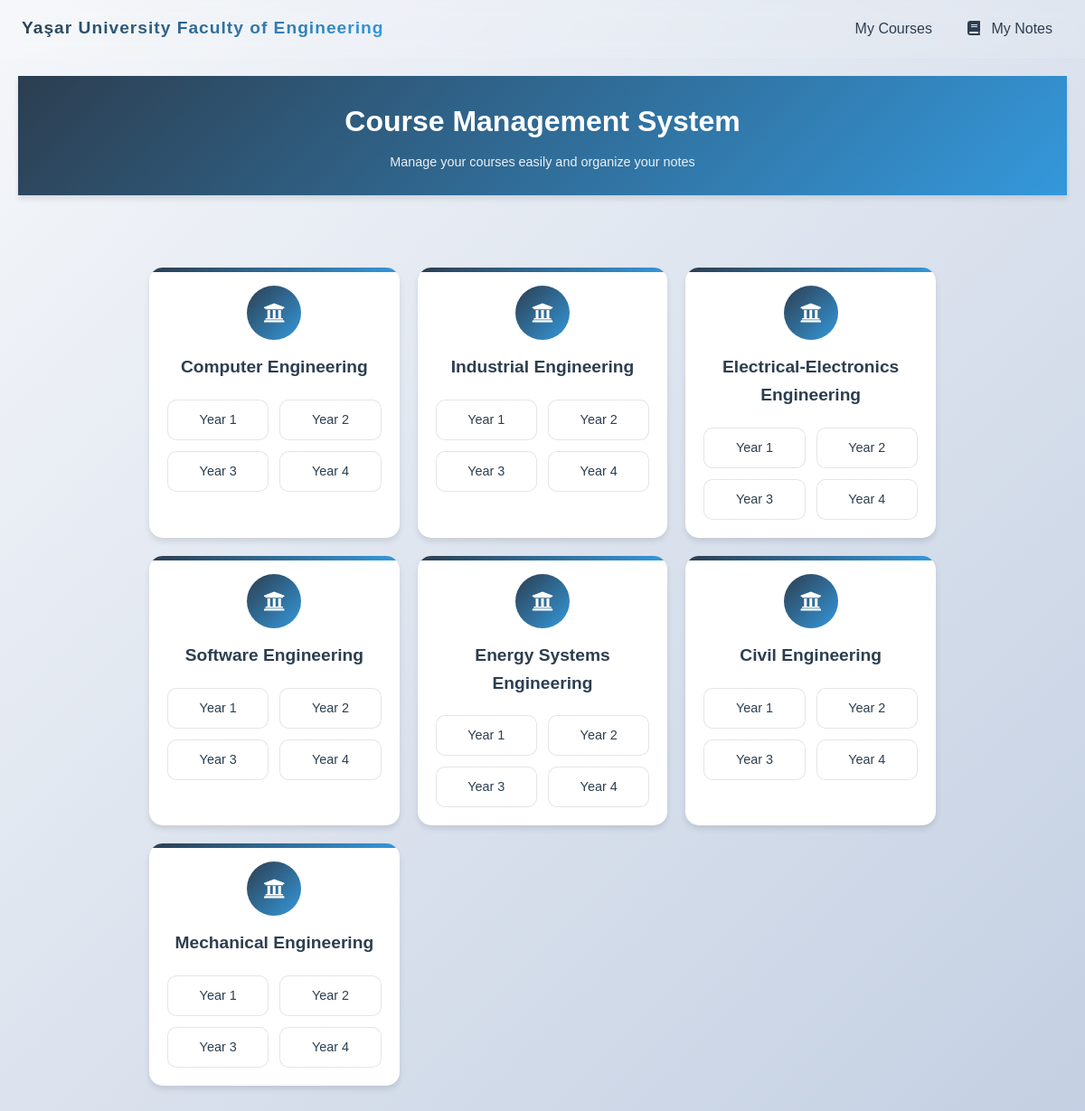
The page / on the database its author committed.
### app.py (models this page shows)
class Department(db.Model):
    id = db.Column(db.Integer, primary_key=True)
    name = db.Column(db.String(100), nullable=False)
    courses = db.relationship('Course', backref='department', lazy=True)

### app.py (the view)
@app.route('/')
def index():
    departments = Department.query.all()
    return render_template('index.html', departments=departments)

### templates/index.html (shortened to what this page needs)
{% extends "base.html" %}
{% block content %}
<div class="top-banner">
    <h1>Course Management System</h1>
    <p>Manage your courses easily and organize your notes</p>
</div>
<div class="container">
    <div class="department-selection">
        <div class="department-grid">
            {% for department in departments %}
            <div class="department-card">
                <div class="department-icon">
                    <i class="fas fa-university"></i>
                </div>
                <h2 class="department-name">{{ department.name }}</h2>
                <div class="year-buttons">
                    {% for year in range(1, 5) %}
                    <a href="{{ url_for('courses', dept_id=department.id, year=year) }}"
                       class="year-button">
                        Year {{ year }}
                    </a>
                    {% endfor %}
                </div>
            </div>
            {% endfor %}
        </div>
    </div>
</div>
<link rel="stylesheet" href="https://cdnjs.cloudflare.com/ajax/libs/font-awesome/5.15.4/css/all.min.css">
{% endblock %}

### templates/base.html (shortened to what this page needs)
<!DOCTYPE html>
<html lang="en">
<head>
    <link rel="stylesheet" href="{{ url_for('static', filename='css/style.css') }}">
    <link rel="stylesheet" href="https://cdnjs.cloudflare.com/ajax/libs/font-awesome/6.5.1/css/all.min.css">
</head>
<body>
    <nav class="navbar">
        <div class="nav-brand">
            <a href="{{ url_for('index') }}">Yaşar University Faculty of Engineering</a>
        </div>
        <div class="nav-links">
            <a href="{{ url_for('current_courses') }}" class="nav-link">My Courses</a>
            <a href="{{ url_for('all_notes') }}" class="nav-link">
                <i class="fas fa-book"></i> My Notes
            </a>
        </div>
    </nav>
    <div class="container">
        {% block content %}{% endblock %}
    </div>
</body>
</html>

### static/css/style.css (style rules this page uses)
:root { --primary-color: #2c3e50; --secondary-color: #3498db; --accent-color: #e74c3c; --success-color: #2ecc71; --warning-color: #f1c40f; --text-color: #2c3e50; --light-gray: #ecf0f1; --dark-gray: #95a5a6; --white: #ffffff; --gradient-primary: linear-gradient(135deg, #2c3e50, #3498db); --gradient-secondary: linear-gradient(135deg, #e74c3c, #f1c40f); --gradient-success: linear-gradient(135deg, #2ecc71, #27ae60); --gradient-warning: linear-gradient(135deg, #f1c40f, #f39c12); --shadow: 0 4px 6px rgba(0, 0, 0, 0.1); --shadow-hover: 0 8px 15px rgba(0, 0, 0, 0.2); --transition: all 0.3s cubic-bezier(0.4, 0, 0.2, 1); --border-radius: 15px; }
* { margin: 0; padding: 0; box-sizing: border-box; }
body { font-family: 'Poppins', sans-serif; line-height: 1.6; background: linear-gradient(135deg, #f5f7fa 0%, #c3cfe2 100%); min-height: 100vh; color: var(--text-color); overflow-x: hidden; }
.container { max-width: 900px; margin: 0 auto; padding: 15px; }
.top-banner { background: var(--gradient-primary); color: var(--white); padding: 25px 0; margin-bottom: 25px; text-align: center; box-shadow: var(--shadow); }
.top-banner h1 { font-size: 2rem; margin-bottom: 8px; font-weight: 600; }
.top-banner p { font-size: 0.9rem; opacity: 0.9; }
.navbar { background: rgba(255, 255, 255, 0.1); backdrop-filter: blur(10px); -webkit-backdrop-filter: blur(10px); border-bottom: 1px solid rgba(255, 255, 255, 0.1); padding: 0.8rem 1.5rem; position: sticky; top: 0; z-index: 1000; display: flex; justify-content: space-between; align-items: center; }
.nav-brand a { background: var(--gradient-primary); -webkit-background-clip: text; background-clip: text; color: transparent; font-size: 1.2rem; font-weight: 700; letter-spacing: 1px; text-decoration: none; position: relative; }
.nav-brand a::after { content: ''; position: absolute; bottom: -5px; left: 0; width: 100%; height: 2px; background: var(--gradient-primary); transform: scaleX(0); transition: var(--transition); transform-origin: right; }
.nav-links { display: flex; gap: 15px; }
.nav-link { color: var(--text-color); text-decoration: none; padding: 6px 12px; border-radius: 15px; transition: var(--transition); font-weight: 500; position: relative; overflow: hidden; }
.nav-link::before { content: ''; position: absolute; top: 0; left: 0; width: 100%; height: 100%; background: var(--gradient-primary); opacity: 0; transition: var(--transition); z-index: -1; border-radius: 15px; }
.department-selection { max-width: 900px; margin: 0 auto; padding: 15px; }
.department-grid { display: grid; grid-template-columns: repeat(auto-fit, minmax(250px, 1fr)); gap: 20px; margin-top: 20px; }
.department-card { background: var(--white); border-radius: var(--border-radius); padding: 20px; text-align: center; box-shadow: var(--shadow); transition: var(--transition); position: relative; overflow: hidden; }
.department-card::before { content: ''; position: absolute; top: 0; left: 0; width: 100%; height: 5px; background: var(--gradient-primary); }
.department-icon { width: 60px; height: 60px; margin: 0 auto 15px; background: var(--gradient-primary); border-radius: 50%; display: flex; align-items: center; justify-content: center; color: var(--white); font-size: 1.5rem; }
.department-name { font-size: 1.2rem; color: var(--text-color); margin-bottom: 20px; font-weight: 600; }
.year-buttons { display: grid; grid-template-columns: repeat(2, 1fr); gap: 12px; }
.year-button { padding: 10px 15px; background: linear-gradient(135deg, rgba(255,255,255,0.8), rgba(255,255,255,0.9)); border: 1px solid rgba(0,0,0,0.1); border-radius: 10px; color: var(--text-color); text-decoration: none; transition: var(--transition); font-weight: 500; font-size: 0.9rem; }
.container { max-width: 1200px; margin: 0 auto; padding: 20px; }
.nav-link i { margin-right: 8px; }

### rows shown on the page
Department: name "Computer Engineering", year "1" "2" "3" "4"
Department: name "Industrial Engineering", year "1" "2" "3" "4"
Department: name "Electrical-Electronics Engineering", year "1" "2" "3" "4"
Department: name "Software Engineering", year "1" "2" "3" "4"
Department: name "Energy Systems Engineering", year "1" "2" "3" "4"
Department: name "Civil Engineering", year "1" "2" "3" "4"
Department: name "Mechanical Engineering", year "1" "2" "3" "4"
